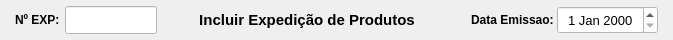
     <widget class="QWidget" name="widget_cabecalho" native="true">
      <property name="sizePolicy">
       <sizepolicy hsizetype="Preferred" vsizetype="Fixed">
        <horstretch>0</horstretch>
        <verstretch>0</verstretch>
       </sizepolicy>
      </property>
      <property name="minimumSize">
       <size>
        <width>0</width>
        <height>40</height>
       </size>
      </property>
      <property name="maximumSize">
       <size>
        <width>16777215</width>
        <height>40</height>
       </size>
      </property>
      <property name="styleSheet">
       <string notr="true"/>
      </property>
      <layout class="QHBoxLayout" name="horizontalLayout">
       <property name="spacing">
        <number>0</number>
       </property>
       <property name="leftMargin">
        <number>15</number>
       </property>
       <property name="topMargin">
        <number>6</number>
       </property>
       <property name="rightMargin">
        <number>15</number>
       </property>
       <property name="bottomMargin">
        <number>6</number>
       </property>
       <item>
        <widget class="QLabel" name="label_3">
         <property name="sizePolicy">
          <sizepolicy hsizetype="Minimum" vsizetype="Preferred">
           <horstretch>0</horstretch>
           <verstretch>0</verstretch>
          </sizepolicy>
         </property>
         <property name="minimumSize">
          <size>
           <width>50</width>
           <height>0</height>
          </size>
         </property>
         <property name="maximumSize">
          <size>
           <width>45</width>
           <height>16777215</height>
          </size>
         </property>
         <property name="font">
          <font>
           <pointsize>9</pointsize>
           <weight>75</weight>
           <bold>true</bold>
          </font>
         </property>
         <property name="text">
          <string>Nº EXP:</string>
         </property>
         <property name="alignment">
          <set>Qt::AlignLeading|Qt::AlignLeft|Qt::AlignVCenter</set>
         </property>
        </widget>
       </item>
       <item>
        <widget class="QLineEdit" name="line_Num_Exp">
         <property name="sizePolicy">
          <sizepolicy hsizetype="Fixed" vsizetype="Preferred">
           <horstretch>0</horstretch>
           <verstretch>0</verstretch>
          </sizepolicy>
         </property>
         <property name="maximumSize">
          <size>
           <width>92</width>
           <height>16777215</height>
          </size>
         </property>
         <property name="font">
          <font>
           <pointsize>12</pointsize>
          </font>
         </property>
         <property name="styleSheet">
          <string notr="true">background-color: rgb(255, 255, 255);</string>
         </property>
         <property name="inputMask">
          <string/>
         </property>
         <property name="text">
          <string/>
         </property>
         <property name="frame">
          <bool>true</bool>
         </property>
         <property name="echoMode">
          <enum>QLineEdit::Normal</enum>
         </property>
         <property name="alignment">
          <set>Qt::AlignCenter</set>
         </property>
         <property name="dragEnabled">
          <bool>false</bool>
         </property>
         <property name="placeholderText">
          <string/>
         </property>
        </widget>
       </item>
       <item>
        <widget class="QLabel" name="label_13">
         <property name="sizePolicy">
          <sizepolicy hsizetype="Minimum" vsizetype="Preferred">
           <horstretch>0</horstretch>
           <verstretch>0</verstretch>
          </sizepolicy>
         </property>
         <property name="minimumSize">
          <size>
           <width>300</width>
           <height>0</height>
          </size>
         </property>
         <property name="font">
          <font>
           <pointsize>11</pointsize>
           <weight>75</weight>
           <bold>true</bold>
          </font>
         </property>
         <property name="text">
          <string>Incluir Expedição de Produtos</string>
         </property>
         <property name="alignment">
          <set>Qt::AlignCenter</set>
         </property>
        </widget>
       </item>
       <item>
        <widget class="QLabel" name="label_11">
         <property name="sizePolicy">
          <sizepolicy hsizetype="Minimum" vsizetype="Preferred">
           <horstretch>0</horstretch>
           <verstretch>0</verstretch>
          </sizepolicy>
         </property>
         <property name="minimumSize">
          <size>
           <width>100</width>
           <height>0</height>
          </size>
         </property>
         <property name="maximumSize">
          <size>
           <width>100</width>
           <height>16777215</height>
          </size>
         </property>
         <property name="font">
          <font>
           <pointsize>9</pointsize>
           <weight>75</weight>
           <bold>true</bold>
          </font>
         </property>
         <property name="text">
          <string>Data Emissao: </string>
         </property>
         <property name="alignment">
          <set>Qt::AlignRight|Qt::AlignTrailing|Qt::AlignVCenter</set>
         </property>
        </widget>
       </item>
       <item>
        <widget class="QDateEdit" name="date_Emissao">
         <property name="sizePolicy">
          <sizepolicy hsizetype="Minimum" vsizetype="Preferred">
           <horstretch>0</horstretch>
           <verstretch>0</verstretch>
          </sizepolicy>
         </property>
         <property name="minimumSize">
          <size>
           <width>101</width>
           <height>0</height>
          </size>
         </property>
         <property name="maximumSize">
          <size>
           <width>101</width>
           <height>16777215</height>
          </size>
         </property>
         <property name="font">
          <font>
           <pointsize>10</pointsize>
          </font>
         </property>
         <property name="styleSheet">
          <string notr="true">background-color: rgb(255, 255, 255);</string>
         </property>
         <property name="alignment">
          <set>Qt::AlignCenter</set>
         </property>
        </widget>
       </item>
      </layout>
     </widget>
